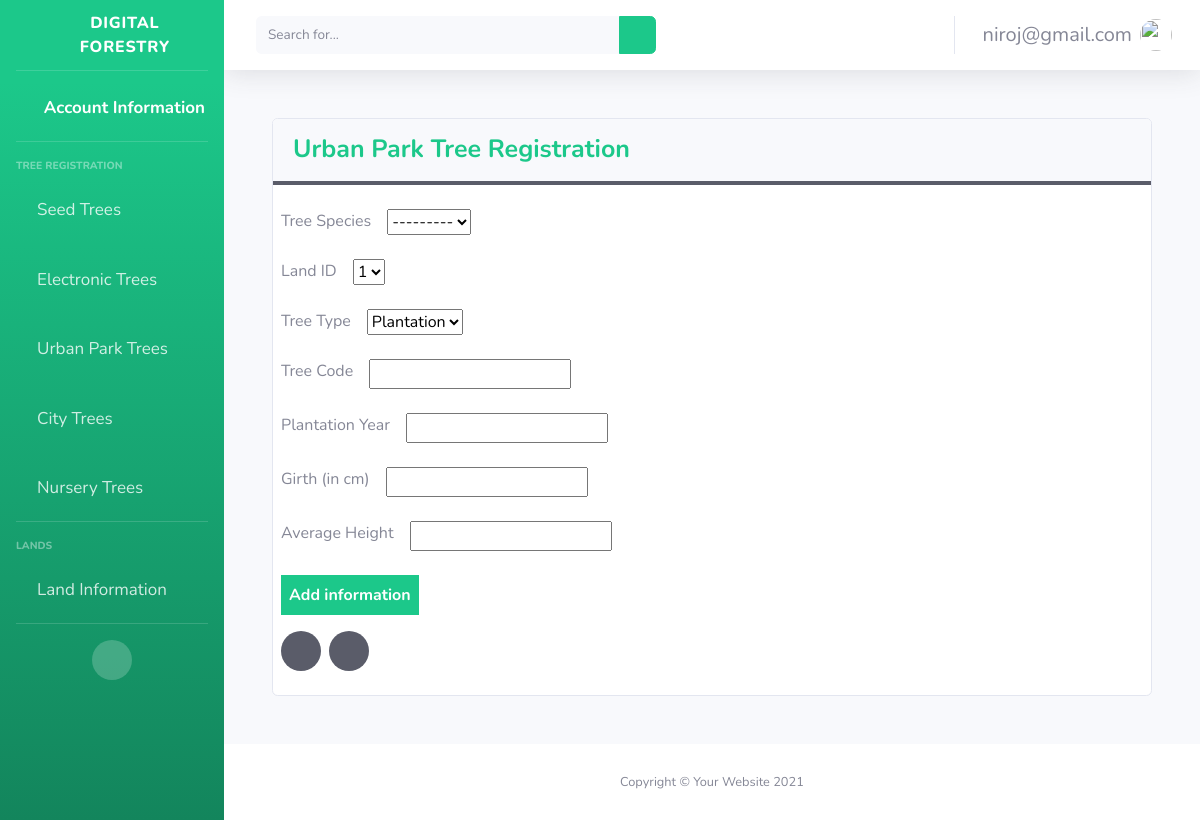
The page /home/uprs/add (signed in) on the database as committed earlier.
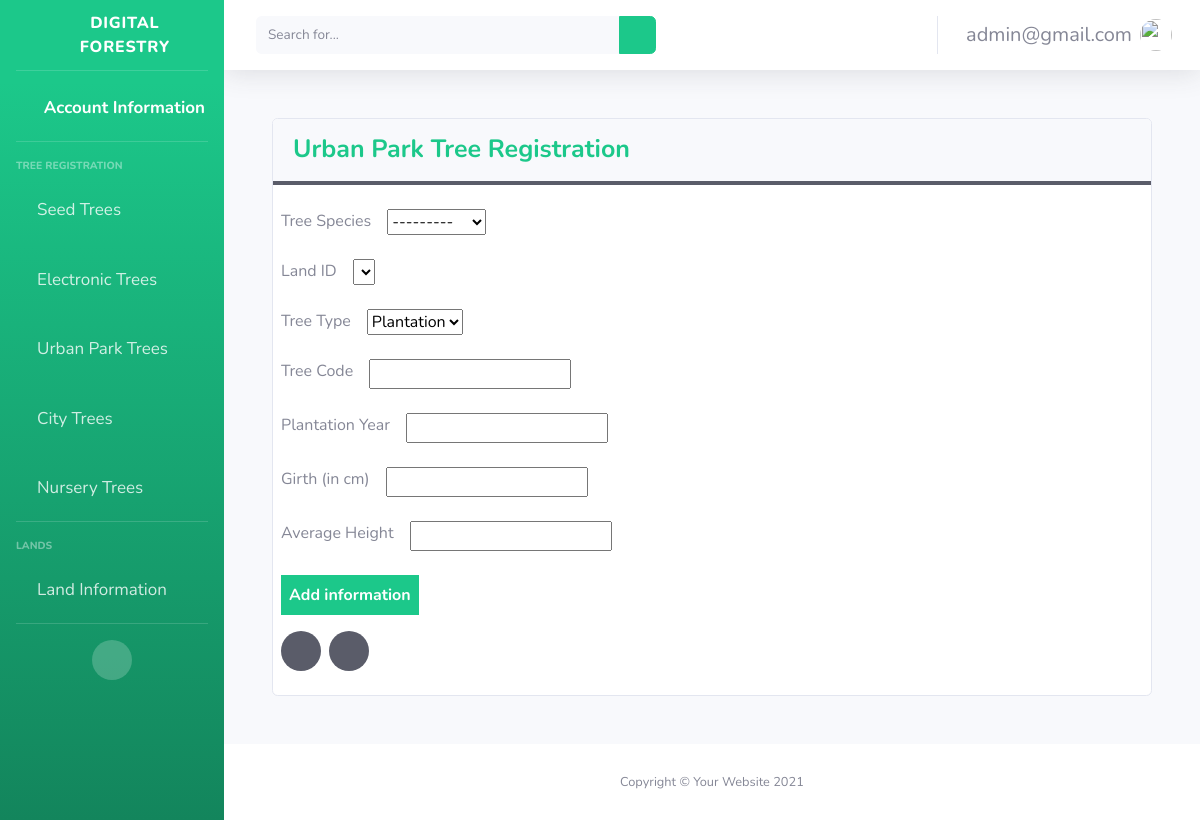
The same page on the database as committed later.
### main/models.py (models this page shows)
class CustomUser(AbstractUser):
    username = None
    first_name = None
    last_name = None
    email = models.EmailField(max_length=200, unique=True)
    USERNAME_FIELD = "email"
    REQUIRED_FIELDS = []
    objects = CustomUserManager()

### main/views.py (the view)
# urls.py: path('home/uprs/add', views.uprs_add, name='uprs_add'),
@login_required(login_url='/')
def uprs_add(request):
    if request.method == 'POST':
        form = UrbanParkTreesForestInformationForm(request.POST, user_id = request.user.id)
        if form.is_valid():
            form.save()
            return redirect('main:home')
    form = UrbanParkTreesForestInformationForm(user_id = request.user.id)
    return render(request, 'main/uprsform.html', {"form": form})

### main/forms.py
class UrbanParkTreesForestInformationForm(forms.ModelForm):
    class Meta:
        model = UrbanParkTreesModel
        fields = ('tree_species', 'land', 'tree_type', 'tree_code', 'plantation_year',
                  'girth_cm', 'average_height')
    def __init__(self, *args, **kwargs):
        user = kwargs.pop('user_id', None)
        super().__init__(*args, **kwargs)
        if user:
            self.fields['land'].queryset = LandInformation.objects.filter(
                user_id=user)
        else:
            self.fields['land'].queryset = LandInformation.objects.none()

### main/custom_auth_backend.py (called while the page is built)
    def get_user(self, user_id):
        try:
            return CustomUser.objects.get(pk=user_id)
        except CustomUser.DoesNotExist:
            return None

### main/models.py (called while the page is built)
    def __str__(self):
        return str(self.id)

    def __str__(self):
        return self.name

### main/templates/main/uprsform.html (shortened to what this page needs)
{% extends "signups/base.html"%}
{% load static %}
   {% block content %}
   <body>
    <div class="card m-5">
      <div class="card-header font-weight-bold text-success border-bottom-dark">Urban Park Tree Registration</div>
      <div class="content  p-2">
        <form method="POST">
        <div class="mt-3">
            <div class="input-box d-flex mb-4">
              <span class="mr-3">Tree Species</span>
              {{ form.tree_species }}
            </div>
            <div class="input-box d-flex mb-4">
              <span class="mr-3">Land ID</span>
              {{ form.land }}
            </div>
            <div class="input-box d-flex mb-4">
              <span class="mr-3">Tree Type</span>
              {{ form.tree_type }}
            </div>
            <div class="input-box d-flex mb-4 ">
              <span class="mr-3">Tree Code</span>
              {{ form.tree_code }}
            </div>
            <div class="input-box d-flex mb-4">
                <span class="mr-3">Plantation Year</span>
                {{ form.plantation_year }}
            </div>
            <div class="input-box d-flex mb-4">
                <span class="mr-3">Girth (in cm)</span>
                {{ form.girth_cm }}
            </div>
            <div class="input-box d-flex mb-4 ">
                <span class="mr-3">Average Height</span>
                {{ form.average_height }}
            </div>
          </div>
          <div class="mb-3">
            <input type="submit" value="Add information" class="btn-success border-0 p-2 font-weight-bold">
          </div>
          <div class="d-flex">
            <p> <a href="{%url 'main:etrs_view'%}" class="text-dark btn-dark btn-circle  text-gray-100 mr-2"><i class="fa fa-chevron-left"></i></a></p>
            <p> <a href="{%url 'main:home'%}" class="text-dark btn-dark btn-circle  text-gray-100"><i class="fa fa-home"></i></a></p>
          </div>
         </form>
      </div>
    </div>
  </body>
  {% endblock %}

### main/templates/signups/base.html (shortened to what the changed rows need)
{% load static %}
<!DOCTYPE html>
<html lang="en">
  <head>
    <link
      href="{% static 'vendor/fontawesome-free/css/all.min.css' %}"
      rel="stylesheet"
      type="text/css"
    />
    <link href=" {% static 'css/sb-admin-2.min.css'%} " rel="stylesheet" />
  </head>
  <body id="page-top">
    <div id="wrapper">
      <div id="content-wrapper" class="d-flex flex-column">
        <div id="content">
          <nav
            class="navbar navbar-expand navbar-light bg-white topbar mb-4 static-top shadow"
          >
            <ul class="navbar-nav ml-auto">
              <li class="nav-item dropdown no-arrow">
                <a
                  class="nav-link dropdown-toggle"
                  href="#"
                  id="userDropdown"
                  role="button"
                  data-toggle="dropdown"
                  aria-haspopup="true"
                  aria-expanded="false"
                >
                  <span class="mr-2 d-none d-lg-inline text-gray-600 small"
                    >{{user}}</span
                  >
                  <img
                    class="img-profile rounded-circle"
                    src="{%static 'img/undraw_profile.svg'%}"
                  />
                </a>
              </li>
            </ul>
          </nav>
          <div class="content-wrapper">
            {% block content %}{% endblock %}
          </div>
        </div>
      </div>
    </div>
  </body>
</html>

Rows that differ between the two databases and show on the page:
changed CustomUser: email "niroj@gmail.com" → "admin@gmail.com"
Other text that changed with them:
form field land: "1" → (not shown)
